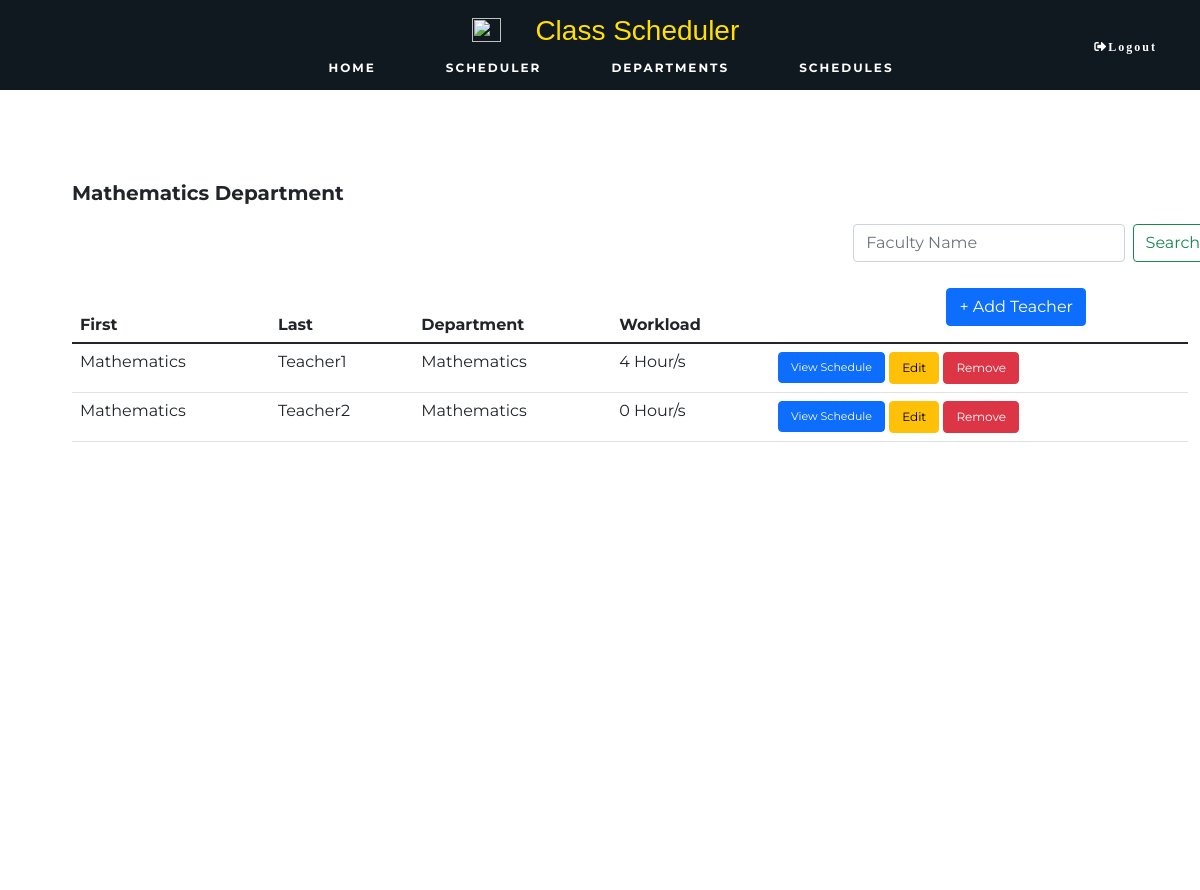
/teacher.php?dept=Mathematics, run on an earlier commit of the app's database.
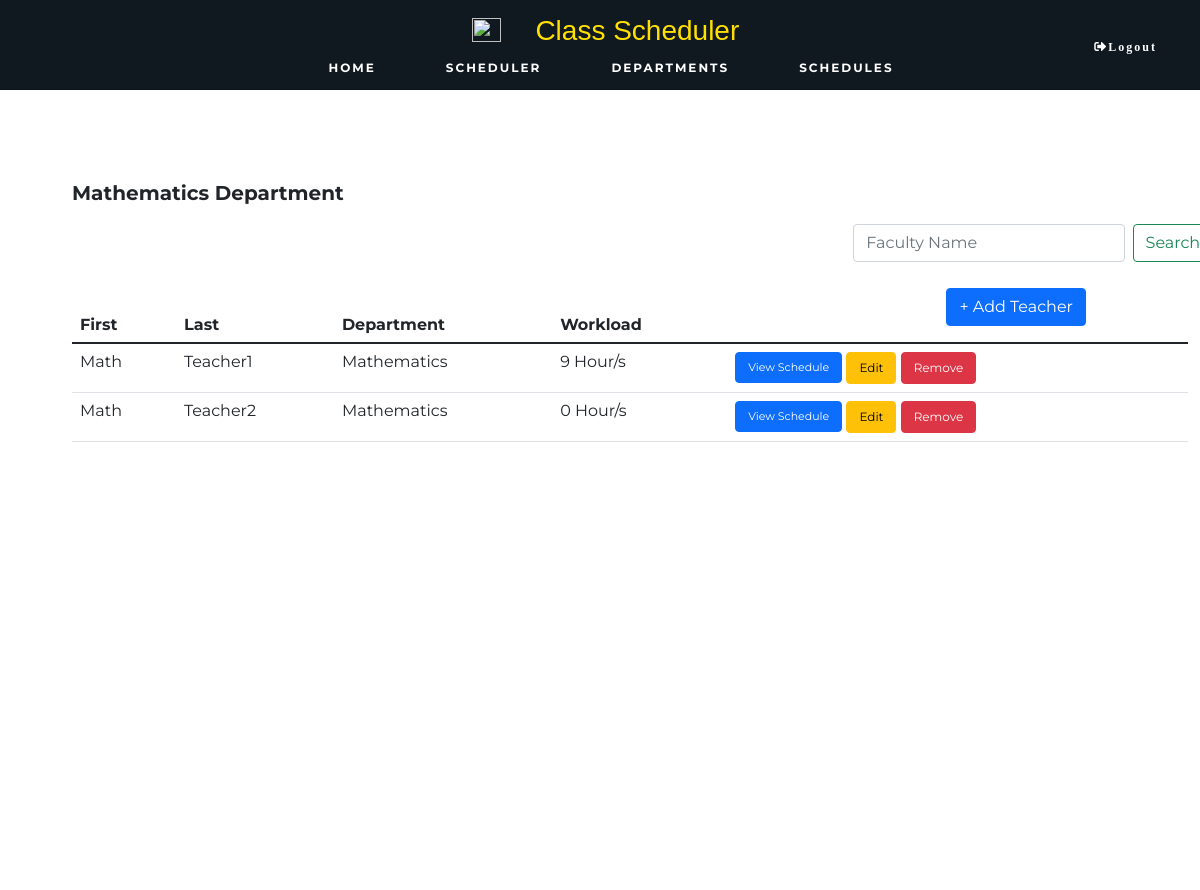
And on a later commit of the database.
### tables this page shows
CREATE TABLE IF NOT EXISTS `teacher` (
  `id` int NOT NULL AUTO_INCREMENT,
  `firstName` varchar(32) NOT NULL,
  `lastName` varchar(32) NOT NULL,
  `dept` varchar(32) NOT NULL,
  `workload` float NOT NULL,
  PRIMARY KEY (`id`)
);

### includes/connection/DatabaseFunctions.php (called while the page is built, shortened)
<?php
function retrieveAllId($pdo, $table, $primaryKey, $value) {
    $query = 'SELECT * FROM `' . $table . '`
              WHERE `' . $primaryKey . '` = :value';
    $parameters = [
        'value' => $value
    ];
    $query = query($pdo, $query, $parameters);
    return $query->fetchAll();
}
function query($pdo, $sql, $parameters = []) {
    $query = $pdo->prepare($sql);
    $query->execute($parameters);
    return $query;
}
?>

### includes/templates/teacher.html.php (the view, shortened to what the changed rows need)
<link rel="stylesheet" type="text/css" href="./includes/templates/css/teacher.css">
<?php
$isSetDept = isset($_GET['dept']);
$output = ' <div class="container"> ';
	if($isSetDept)
		$output .= ' <p> '.$dept.' Department</p> ';
	else
		$output .= ' <p>Search Results : '.$search.'</p> ';
$output .= '
	<form action="teacher.php" method="get" class="d-flex" style="margin-left:70%;">
		<input class="form-control me-2" type="text" name="search" placeholder="Faculty Name" aria-label="Search">
		<button class="btn btn-outline-success" type="submit">Search</button>
	</form>
';
if($isSetDept) {
	$output .= '
		<div class="add">
			<button type="button" class="btn btn-primary" data-bs-toggle="modal" data-bs-target="#exampleModal">+ Add Teacher</button>
		</div>
		<div class="modal fade" id="exampleModal" tabindex="-1" aria-labelledby="exampleModalLabel" aria-hidden="true">
			<div class="modal-dialog">
			<div class="modal-content">
				<div class="modal-header">
					<h5 class="modal-title" id="exampleModalLabel">New Entry</h5>
					<button type="button" class="btn-close" data-bs-dismiss="modal" aria-label="Close"></button>
				</div>
				<form action="teacher.php?search='.$dept.'" method="post">
				<div class="modal-body">
					<div class="input-group input-group-sm mb-3">
						<span class="input-group-text">First Name</span>
						<input type="text" aria-label="First name" name="firstName" class="form-control" placeholder="Juan" required><br>
					</div>
					<div class="input-group input-group-sm mb-3">
						<span class="input-group-text">Last name</span>
						<input type="text" aria-label="Last name" name="lastName" class="form-control" placeholder="dela Cruz" required><br>
					</div>
					<div class="input-group input-group-sm mb-3">
						<span class="input-group-text">Department</span>
						<select name="dept">
							<option value="'.$dept.'">'.$dept.'</option>
						</select>
					</div>
					<div class="input-group input-group-sm mb-3">
						<span class="input-group-text">Adviser of </span>
						<select name="advising">
						<option disable selected>Select Grade & Section</option>
	';
	for($i = 7; $i <= 10; $i++) {
		$gradeLevel = retrieveAllId($pdo, 'grade_level', 'grade', $i);
		foreach($gradeLevel as $gradeSection) {
			$output .= '
				<option value="'.$gradeSection['id'].'">
				'.$gradeSection['grade']. ' - ' . $gradeSection['section'] .'
				</option>
			';
		}
	}
	$output .= '
					</select>
				</div>
				<div class="input-group input-group-sm mb-3">
					<span class="input-group-text">Department Head of </span>
					<select name="">
						<option value="tbd">To be decided</option>
						<option value="'.$dept.'">'.$dept.'</option>
					</select>
				</div>
			</div>
			<div class="modal-footer">
				<button type="submit" class="btn btn-primary" name="newEntry" value="newEntry">Save changes</button>
				<button type="button" class="btn btn-secondary" data-bs-dismiss="modal">Close</button>
			</div>
			</form>
		</div>
		</div>
	</div>
	';
}
$output .= '
	<div class="table">
	<table class="table table-hover">
		<thead>
			<tr>
				<th scope="col">First </th>
				<th scope="col">Last</th>
				<th scope="col">Department</th>
				<th scope="col">Workload</th>
			</tr>
		</thead>
		<tbody>
';
if($isSetDept) {
	$query = $dept;
	$result = retrieveAllId($pdo, 'teacher', 'dept', $dept);
}
else {
	$query = $search;
	$result = searchName($pdo, 'teacher', $search);
}
foreach($result as $row) {
	$output .= '
			<tr>
				<td> '.$row['firstName'].' </td>
				<td> '.$row['lastName'].' </td>
				<td> '.$row['dept'].' </td>
				<td> '.$row['workload'].' Hour/s </td>
				<td>
					<a href="teacher_schedule.php?id='.$row['id'].'" class ="btn btn-primary" target="_blank">View Schedule</a>
					<button type="submit" class="btn btn-warning" name="updateEntry" value="updateEntry" data-bs-toggle="modal" data-bs-target="#a'.$row['id'].'">Edit</button>
					<div class="modal fade" id="a'.$row['id'].'" tabindex="-1" aria-labelledby="a'.$row['id'].'" aria-hidden="true">
						<div class="modal-dialog">
						<div class="modal-content">
								<h5 class="modal-title" id="a'.$row['id'].'">Edit Entry</h5>
							<form action="teacher.php?search='.$query.'" method="post">
							<div class="modal-body">
									<input type="text" aria-label="First name" name="firstName" class="form-control" value="'.$row['firstName'].'" required><br>
									<input type="text" aria-label="Last name" name="lastName" class="form-control" value="'.$row['lastName'].'" required><br>
										<option value="'.$row['dept'].'" selected>'.$row['dept'].'</option>
								<div class="input-group input-group-sm mb-3">
									<select name="advising">
	';
	$advising = retrieveId($pdo, 'grade_level', 'adviser_id', $row['id']);
	if(isset($advising['adviser_id'])) {
		$output .= '
										<option value="'.$advising['id'].'">
										'.$advising['grade']. ' - ' . $advising['section'] .'
										</option>
			';
	} else {
		$output .= '
										<option disable selected>
											Select Grade & Section
										</option>
		';
	}
	for($i = 7; $i <= 10; $i++) {
		$gradeLevel = retrieveAllId($pdo, 'grade_level', 'grade', $i);
		foreach($gradeLevel as $advising1) {
			$output .= '
										<option value="'.$advising1['id'].'">
										'.$advising1['grade']. ' - ' . $advising1['section'] .'
										</option>
			';
		}
	}
	$output .= '
									</select>
								</div>
								<div class="input-group input-group-sm mb-3">
									<span class="input-group-text">Department Head of </span>
									<select name="">
										<option value="tbd">To be decided</option>
										<option value="Mathematics">Mathematics</option>
										<option value="Science">Science</option>
										<option value="English">English</option>
										<option value="Filipino">Filipino</option>
										<option value="MAPEH">MAPEH</option>
										<option value="AP">AP</option>
										<option value="ESP">ESP</option>
										<option value="TLE">TLE</option>
									</select>
								</div>
							</div>
							<div class="modal-footer">
								<input type="hidden" name="id" value="'.$row['id'].'">
								<button type="submit" class="btn btn-primary" name="updateEntry" value="updateEntry">Save changes</button>
								<button type="button" class="btn btn-secondary" data-bs-dismiss="modal">Close</button>
							</div>
							</form>
						</div>
						</div>
					</div>
	';
	if($isSetDept)
		$temp = 'dept=' . $dept;
	else
		$temp = 'search=' . $search;
	$output .= '
					<form action="teacher.php?'.$temp.'" method="post" style="display: inline;margin:0; padding:0">
						<input type="hidden" name="id" value="'.$row['id'].'">
						<button type="submit" class="btn btn-danger" name="deleteEntry" value="deleteEntry">Remove</button>
					</form>
				</td>
			</tr>
	';
}
$output .= '
		</tbody>
	</table>
	</div>
</div>
';
?>

What changed in the data, as far as the page shows it:
changed teacher "Teacher1": firstName "Mathematics" → "Math"; workload "4" → "9"
changed teacher "Teacher2": firstName "Mathematics" → "Math"
